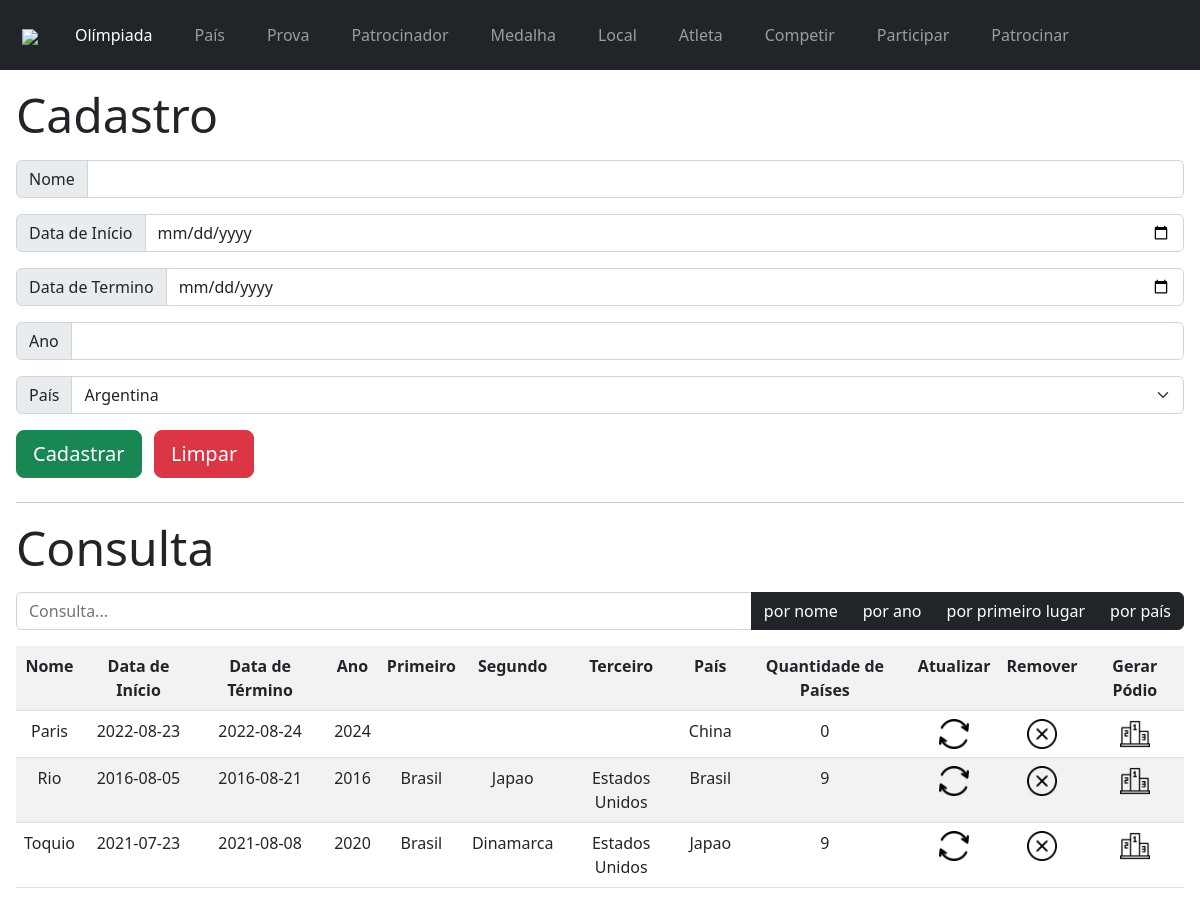
The page /olimpiada/olimpiada.php on the database its author committed.
### tables this page shows
CREATE TABLE `olimpiada` (
  `nome` varchar(30) NOT NULL,
  `data_inicio` date NOT NULL,
  `data_termino` date NOT NULL,
  `primeiro` varchar(3) DEFAULT NULL,
  `segundo` varchar(3) DEFAULT NULL,
  `terceiro` varchar(3) DEFAULT NULL,
  `ano` int(4) NOT NULL,
  `pais_codigo` varchar(3) NOT NULL,
  `qtdPaises` int(11) NOT NULL DEFAULT 0
);

CREATE TABLE `pais` (
  `nome` varchar(30) NOT NULL,
  `numeroAtletas` int(11) NOT NULL DEFAULT 0,
  `codigo` varchar(3) NOT NULL
);

### olimpiada/olimpiada.php (the view, shortened to what this page needs)
<?php
$conexao = mysqli_connect("localhost", "root", "", "olimpiada");
$comando = "SELECT * FROM pais";
$resultado = mysqli_query($conexao, $comando);
?>
<!DOCTYPE html>
<head>
    <link href="https://cdn.jsdelivr.net/npm/bootstrap@5.2.0/dist/css/bootstrap.min.css" rel="stylesheet">
</head>
<body style="width: 100%">
    <nav class="navbar navbar-expand-lg navbar-dark bg-dark">
        <div class="container-fluid">
            <a class="navbar-brand" style="margin-left: 10px" href="../index.php"><img src="../img/olympic.png" width="50px"></a>
            <div class="collapse navbar-collapse" id="navbarSupportedContent">
                <ul class="navbar-nav me-auto mb-2 mb-lg-0">
                    <li class="nav-item btn">
                        <a class="nav-link active" href="../olimpiada/olimpiada.php">Olímpiada</a>
                    </li>
                    <li class="nav-item btn">
                        <a class="nav-link" href="../pais/pais.php">País</a>
                    </li>
                    <li class="nav-item btn">
                        <a class="nav-link" href="../prova/prova.php">Prova</a>
                    </li>
                    <li class="nav-item btn">
                        <a class="nav-link" href="../patrocinador/patrocinador.php">Patrocinador</a>
                    </li>
                    <li class="nav-item btn">
                        <a class="nav-link" href="../medalha/medalha.php">Medalha</a>
                    </li>
                    <li class="nav-item btn">
                        <a class="nav-link" href="../local/local.php">Local</a>
                    </li>
                    <li class="nav-item btn">
                        <a class="nav-link" href="../atleta/atleta.php">Atleta</a>
                    </li>
                    <li class="nav-item btn">
                        <a class="nav-link" href="../competir/competir.php">Competir</a>
                    </li>
                    <li class="nav-item btn">
                        <a class="nav-link" href="../participar/participar.php">Participar</a>
                    </li>
                    <li class="nav-item btn">
                        <a class="nav-link" href="../patrocinar/patrocinar.php">Patrocinar</a>
                    </li>
                </ul>
            </div>
        </div>
    </nav>
    <div class="m-3">
        <h3 class="display-5 mb-3 mt-2"> Cadastro </h3>
        <form action="bd/cadastro.php" method="POST">
            <div class="input-group mb-3">
                <span class="input-group-text">Nome</span>
                <input type="text" class="form-control" name="nome" required>
            </div>
            <div class="input-group mb-3">
                <span class="input-group-text">Data de Início</span>
                <input type="date" class="form-control" name="dataInicio" required>
            </div>
            <div class="input-group mb-3">
                <span class="input-group-text">Data de Termino</span>
                <input type="date" class="form-control" name="dataTermino" required>
            </div>
            <div class="input-group mb-3">
                <span class="input-group-text">Ano</span>
                <input type="number" class="form-control" name="ano" required>
            </div>
            <div class="input-group mb-3">
                <label class="input-group-text">País</label>
                <select class="form-select" name="pais">
                    <?php
                    while ($tupla = mysqli_fetch_assoc($resultado)) {
                        echo "<option value='" . $tupla['codigo'] . "'> " . $tupla['nome'] . "</option>";
                    }
                    ?>
                </select>
            </div>
            <input type="submit" value="Cadastrar" class="btn btn-success btn-lg btn-block"> &nbsp;
            <input type="reset" value="Limpar" class="btn btn-danger btn-lg btn-block">
        </form>
        <hr class="mt-4">
        <h3 class="display-5 mb-3"> Consulta </h3>
        <div class="input-group mb-3">
            <input type="text" class="form-control" id="textoConsulta" placeholder="Consulta...">
            <button class="btn btn-dark" type="button" id="botaoNome">por nome</button>
            <button class="btn btn-dark" type="button" id="botaoAno">por ano</button>
            <button class="btn btn-dark" type="button" id="botaoPrimeiro">por primeiro lugar</button>
            <button class="btn btn-dark" type="button" id="botaoPais">por país</button>
        </div>
        <table class="table table-striped" id="tabelaConteudo">
            <?php include 'bd/consulta.php' ?>
        </table>
    </div>
</body>
</html>

### olimpiada/bd/consulta.php (shortened to what this page needs)
<?php
$conexao = mysqli_connect("localhost", "root", "", "olimpiada");
$comando = "SELECT qtdPaises, olimpiada.nome AS olimpiadaNome, data_inicio, data_termino, p2.nome AS primeiroNome, p3.nome AS segundoNome, p4.nome AS terceiroNome, ano, p1.nome AS paisNome FROM olimpiada
                       INNER JOIN pais AS p1 ON olimpiada.pais_codigo = p1.codigo LEFT JOIN pais AS p2 ON olimpiada.primeiro = p2.codigo
                       LEFT JOIN pais AS p3 ON olimpiada.segundo = p3.codigo LEFT JOIN pais AS p4 ON olimpiada.terceiro = p4.codigo";
$resultado = mysqli_query($conexao, $comando);
echo "<tr>
        <th> Nome </th>
        <th> Data de Início </th>
        <th> Data de Término </th>
        <th> Ano </th>
        <th> Primeiro </th>
        <th> Segundo </th>
        <th> Terceiro </th>
        <th> País </th>
        <th> Quantidade de Países </th>
        <th> Atualizar </th>
        <th> Remover </th>
        <th> Gerar Pódio </th>
      </tr>";
while ($tupla = mysqli_fetch_assoc($resultado)) {
    echo "<tr>
          <td class='alinhar'> " . $tupla['olimpiadaNome'] . " </td>
          <td class='alinhar'> " . $tupla['data_inicio'] . " </td>
          <td class='alinhar'> " . $tupla['data_termino'] . " </td>
          <td class='alinhar'> " . $tupla['ano'] . " </td>
          <td class='alinhar'> " . $tupla['primeiroNome'] . " </td>
          <td class='alinhar'> " . $tupla['segundoNome'] . " </td>
          <td class='alinhar'> " . $tupla['terceiroNome'] . " </td>
          <td class='alinhar'> " . $tupla['paisNome'] . " </td>
          <td class='alinhar'> " . $tupla['qtdPaises'] . " </td>
          <td> <a href='bd/atualizacao.php?idAt=" . $tupla['olimpiadaNome'] . "'><img src='../img/refresh.png' width='30px' style='display: block; margin: auto;'></a> </td>
          <td> <a href='bd/remocao.php?idRe=" . $tupla['olimpiadaNome'] . "'><img src='../img/remove.png' width='30px' style='display: block; margin: auto;'></a> </td>
          <td> <a href='gerarPodio.php?idPodio=" . $tupla['olimpiadaNome'] . "'><img src='../img/ranking.png' width='30px' style='display: block; margin: auto;'></a> </td>
          </tr>";
}

### olimpiada/olimpiada.php (style rules this page uses)
th { text-align: center; vertical-align: middle, }
td.alinhar { text-align: center; vertical-align: middle, }

### rows shown on the page
olimpiada: nome "Paris", data_inicio "2022-08-23", data_termino "2022-08-24", ano "2024", pais_codigo.nome "China", qtdPaises "0"
olimpiada: nome "Rio", data_inicio "2016-08-05", data_termino "2016-08-21", ano "2016", pais_codigo.nome "Brasil", segundo.nome "Japao", terceiro.nome "Estados Unidos", qtdPaises "9"
olimpiada: nome "Toquio", data_inicio "2021-07-23", data_termino "2021-08-08", ano "2020", primeiro.nome "Brasil", segundo.nome "Dinamarca", terceiro.nome "Estados Unidos", pais_codigo.nome "Japao", qtdPaises "9"

### other values the page prints
form field pais "Argentina"
